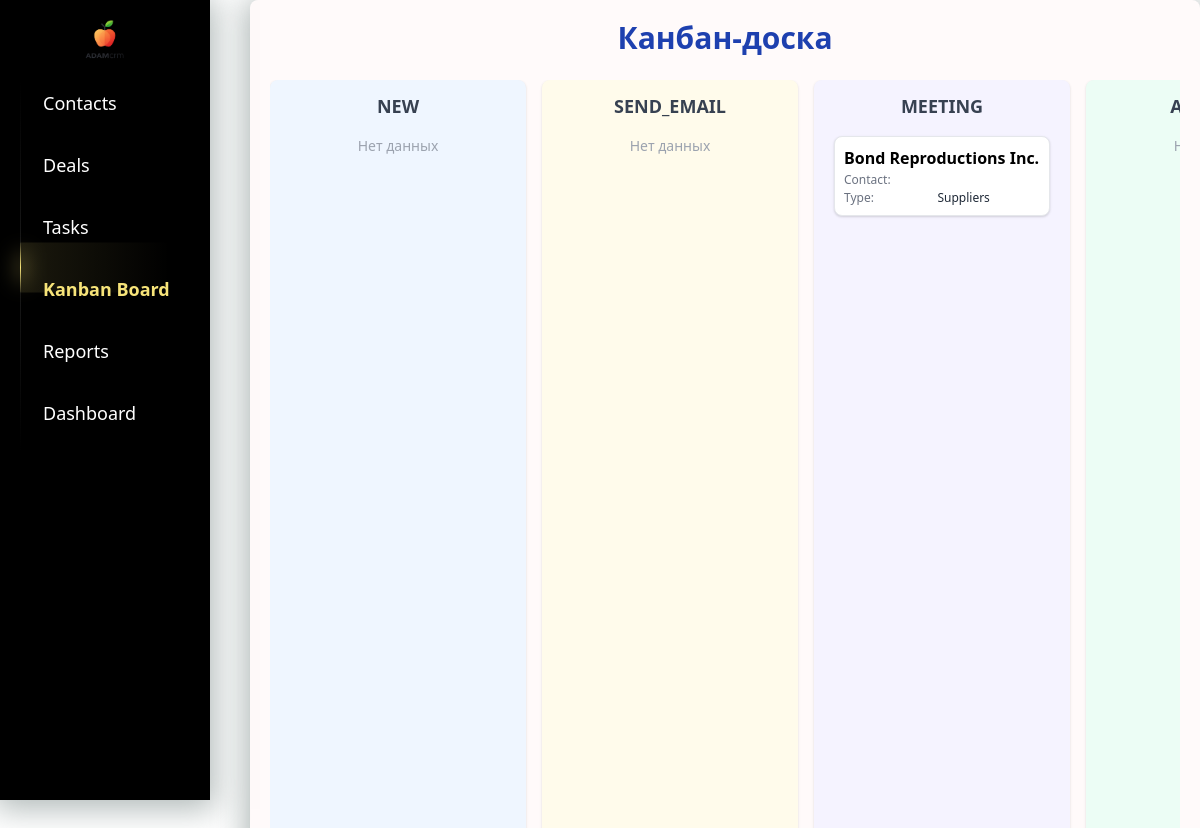
Page /kanban/ on the earlier database version.
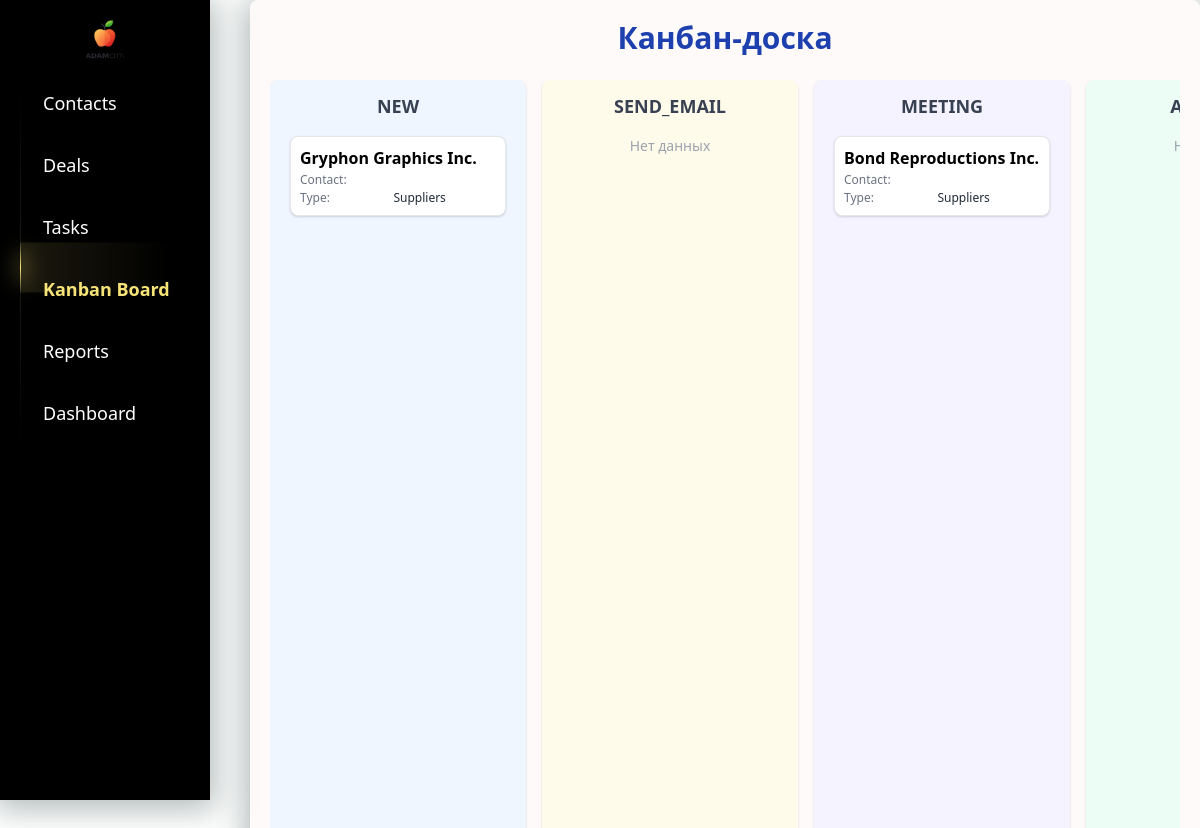
Same page on the later database version.
### crm/models.py (models this page shows, shortened)
class PipeLine(models.Model):
    contact = models.ForeignKey(Contact, on_delete=models.CASCADE, null=True)
    order = models.PositiveIntegerField(default=0)
    STAGES = [
        ("new", "New"),
        ("send_email", "Send Email"),
        ("meeting", "Meeting"),
        ("account", "Account"),
        ("deal", "Deal"),
    ]
    stage = models.CharField(max_length=20, choices=STAGES, default="new")

class Contact(models.Model):
    company = models.ForeignKey(Company, on_delete=models.CASCADE, related_name="contacts")
    address = models.CharField(max_length=255, blank=True, null=True)
    company_type = models.CharField(
        max_length=10,
        choices=[
            ('suppliers', 'Suppliers'),
            ('hauler', 'Hauler'),
            ('buyers', 'Buyers'),
        ],
        default='suppliers'
    )

class Company(models.Model):
    name = models.CharField(max_length=200, unique=True)
    unique_number = models.CharField(max_length=255, unique=True, blank=True, null=True)

### crm/views.py (the view)
# urls.py: path("kanban/", views.kanban_board, name="kanban_board"),
def kanban_board(request):
    stages = ["new", "send_email", "meeting", "account", "deal"]
    pipeline = PipeLine.objects.select_related("contact", "contact__company").all()
    grouped = {stage: [] for stage in stages}
    for item in pipeline:
        grouped[item.stage].append(item)
    return render(request, "crm/kanban_board.html", {
        "stages": stages,
        "grouped_pipeline": grouped
    })

### crm/templatetags/custom_tags.py (called while the page is built)
@register.filter
def get_item(dictionary, key):
    return dictionary.get(key)

### crm/templates/crm/kanban_board.html (shortened to what this page needs)
{% extends 'crm/index.html' %}
{% load static %}
{% load custom_tags %}
{% block extra_head %}
  <link href="https://cdn.jsdelivr.net/npm/tailwindcss@2.2.19/dist/tailwind.min.css" rel="stylesheet">
{% endblock %}
{% block content %}
<h1 class="text-3xl font-bold text-center mb-6 text-blue-800">Канбан-доска</h1>
<div class="flex gap-4 overflow-x-auto" id="kanban-board">
    {% for stage in stages %}
    <div class="w-64 flex-shrink-0 rounded-lg shadow p-3
        {% if stage == 'new' %}bg-blue-50
        {% elif stage == 'send_email' %}bg-yellow-50
        {% elif stage == 'meeting' %}bg-purple-50
        {% elif stage == 'account' %}bg-green-50
        {% elif stage == 'deal' %}bg-pink-50
        {% endif %}
    ">
        <h2 class="text-center font-bold text-lg text-gray-700 mb-2">{{ stage|upper }}</h2>
        <div class="stage-column min-h-[200px] p-2 space-y-2" id="{{ stage }}">
            {% for item in grouped_pipeline|get_item:stage|dictsort:"order" %}
                <div class="bg-white rounded-lg shadow p-2 text-sm font-medium border cursor-move transition hover:shadow-lg" data-id="{{ item.id }}">
                    <table class="w-full text-left">
                        <tr>
                            <td class="text-base font-semibold text-black" colspan="2">{{ item.contact.company.name }}</td>
                        </tr>
                        <tr>
                            <td class="text-xs text-gray-500">Contact:</td>
                            <td class="text-xs text-gray-800">{{ item.contact.name }}</td>
                        </tr>
                        <tr>
                            <td class="text-xs text-gray-500">Type:</td>
                            <td class="text-xs text-gray-800">{{ item.contact.company_type|title }}</td>
                        </tr>
                    </table>
                </div>
            {% empty %}
                <p class="text-center text-gray-400 text-sm">Нет данных</p>
            {% endfor %}
        </div>
    </div>
    {% endfor %}
</div>
{% endblock %}

Differences in the rows shown:
added PipeLine: contact.company.name "Gryphon Graphics Inc.", contact.company_type "Suppliers", shown under "NEW"
Other differences:
list line gone: "Нет данных"
